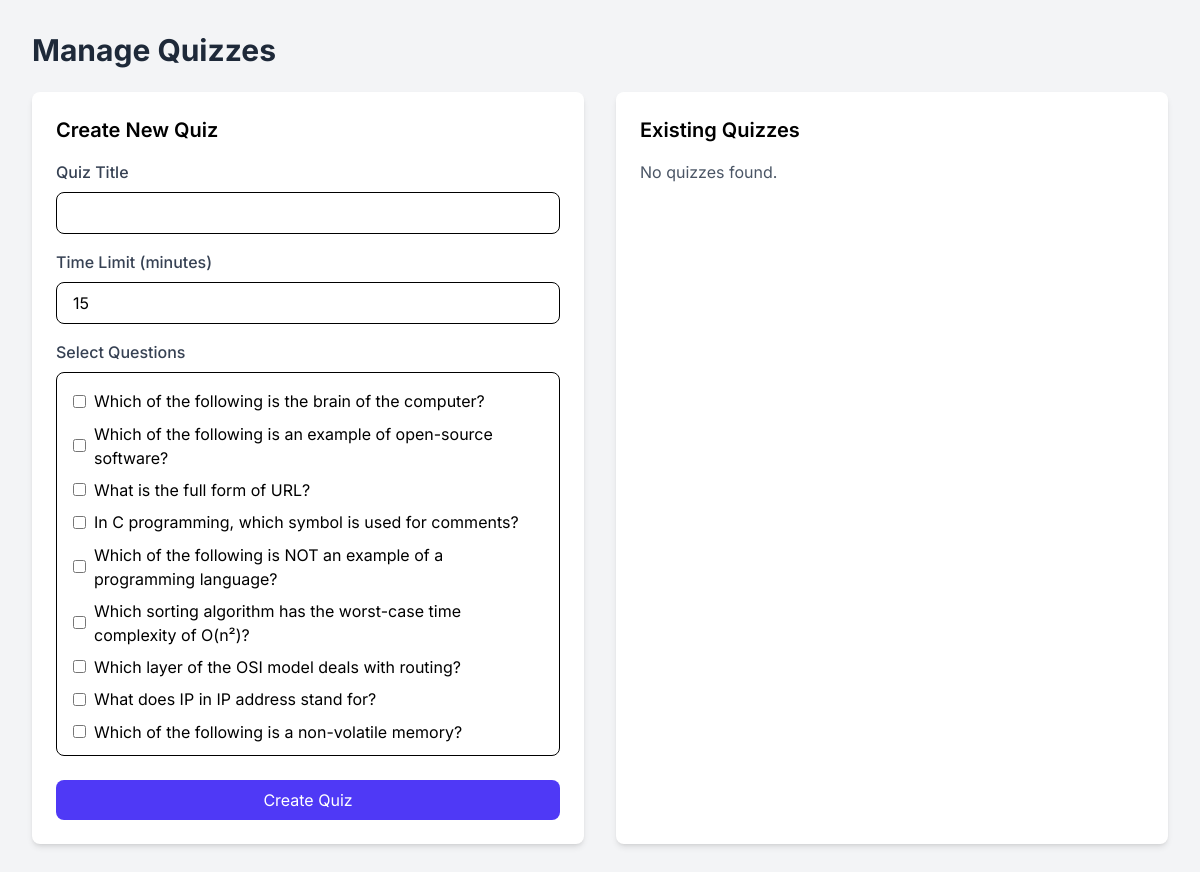
The page /admin/quizzes.php (signed in) on the database its author committed.
### tables this page shows
CREATE TABLE `questions` (
  `id` int(11) NOT NULL,
  `question` text NOT NULL,
  `option_a` varchar(255) NOT NULL,
  `option_b` varchar(255) NOT NULL,
  `option_c` varchar(255) DEFAULT NULL,
  `option_d` varchar(255) DEFAULT NULL,
  `correct_option` enum('a','b','c','d') NOT NULL,
  `lecturer_id` int(11) NOT NULL,
  `explanation` text DEFAULT NULL,
  `difficulty` enum('easy','medium','hard') DEFAULT 'medium',
  `question_type` enum('multiple_choice','true_false','fill_blank') DEFAULT 'multiple_choice',
  `points` int(11) DEFAULT 1,
  `category_id` int(11) DEFAULT NULL,
  `is_active` tinyint(1) DEFAULT 1,
  `created_at` timestamp NOT NULL DEFAULT current_timestamp(),
  `updated_at` timestamp NOT NULL DEFAULT current_timestamp() ON UPDATE current_timestamp()
);

### admin/quizzes.php (the view, shortened to what this page needs)
<?php
require_once __DIR__ . '/../includes/db.php';
$questions = [];
$result = $conn->query("SELECT * FROM questions ORDER BY id DESC");
if ($result) {
    while ($row = $result->fetch_assoc()) {
        $questions[] = $row;
    }
}
$quizzes = [];
?>
<!DOCTYPE html>
<html lang="en">
<head>
    <link rel="stylesheet" href="../src/output.css">
</head>
<body class="bg-gray-100 min-h-screen font-['Inter']">
    <div class="flex">
        <div class="flex-1 p-8">
            <h1 class="text-3xl font-bold text-gray-800 mb-6">Manage Quizzes</h1>
            <div class="grid grid-cols-1 lg:grid-cols-2 gap-8">
                <div class="bg-white p-6 rounded-lg shadow-md">
                    <h2 class="text-xl font-semibold mb-4">Create New Quiz</h2>
                    <form action="quizzes.php" method="POST">
                        <div class="mb-4">
                            <label for="title" class="block text-gray-700 font-medium mb-2">Quiz Title</label>
                            <input type="text" id="title" name="title" class="w-full px-4 py-2 border rounded-lg focus:outline-none focus:ring-2 focus:ring-indigo-500" required>
                        </div>
                        <div class="mb-4">
                            <label for="time_limit" class="block text-gray-700 font-medium mb-2">Time Limit (minutes)</label>
                            <input type="number" id="time_limit" name="time_limit" min="1" value="15" class="w-full px-4 py-2 border rounded-lg focus:outline-none focus:ring-2 focus:ring-indigo-500" required>
                        </div>
                        <div class="mb-6">
                            <label class="block text-gray-700 font-medium mb-2">Select Questions</label>
                            <div class="border rounded-lg p-4 max-h-96 overflow-y-auto">
                                <?php foreach ($questions as $question): ?>
                                    <div class="mb-2">
                                        <label class="inline-flex items-center">
                                            <input type="checkbox" name="questions[]" value="<?= $question['id'] ?>" class="form-checkbox text-indigo-600">
                                            <span class="ml-2"><?= substr($question['question'], 0, 80) . (strlen($question['question']) > 80 ? '...' : '') ?></span>
                                        </label>
                                    </div>
                                <?php endforeach; ?>
                            </div>
                        </div>
                        <button type="submit" name="create_quiz" class="w-full bg-indigo-600 text-white py-2 px-4 rounded-lg hover:bg-indigo-700 transition duration-200">
                            Create Quiz
                        </button>
                    </form>
                </div>
                <div class="bg-white p-6 rounded-lg shadow-md">
                    <h2 class="text-xl font-semibold mb-4">Existing Quizzes</h2>
                    <?php if (empty($quizzes)): ?>
                        <p class="text-gray-600">No quizzes found.</p>
                    <?php endif; ?>
                </div>
            </div>
        </div>
    </div>
</body>
</html>

### rows shown on the page
questions: question "Which of the following is the brain of the computer?"
questions: question "Which of the following is an example of open-source software?"
questions: question "What is the full form of URL?"
questions: question "In C programming, which symbol is used for comments?"
questions: question "Which of the following is NOT an example of a programming language?"
questions: question "Which sorting algorithm has the worst-case time complexity of O(n²)?"
questions: question "Which layer of the OSI model deals with routing?"
questions: question "What does IP in IP address stand for?"
questions: question "Which of the following is a non-volatile memory?"
